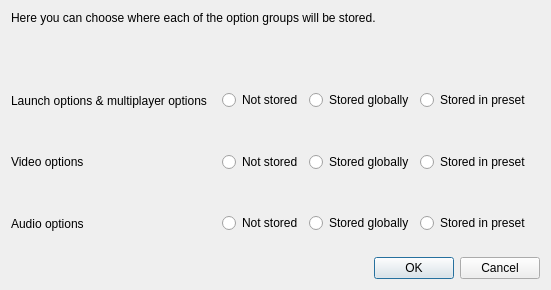
<?xml version="1.0" encoding="UTF-8"?>
<ui version="4.0">
 <class>OptionsStorageDialog</class>
 <widget class="QDialog" name="OptionsStorageDialog">
  <property name="geometry">
   <rect>
    <x>0</x>
    <y>0</y>
    <width>541</width>
    <height>290</height>
   </rect>
  </property>
  <property name="windowTitle">
   <string>Options storage</string>
  </property>
  <layout class="QGridLayout" name="gridLayout">
   <item row="3" column="0">
    <widget class="QLabel" name="label_2">
     <property name="text">
      <string>Audio options</string>
     </property>
    </widget>
   </item>
   <item row="2" column="0">
    <widget class="QLabel" name="label">
     <property name="text">
      <string>Video options</string>
     </property>
    </widget>
   </item>
   <item row="4" column="0" colspan="3">
    <widget class="QDialogButtonBox" name="buttonBox">
     <property name="orientation">
      <enum>Qt::Horizontal</enum>
     </property>
     <property name="standardButtons">
      <set>QDialogButtonBox::Cancel|QDialogButtonBox::Ok</set>
     </property>
    </widget>
   </item>
   <item row="1" column="1" colspan="2">
    <widget class="QWidget" name="widget" native="true">
     <layout class="QHBoxLayout" name="horizontalLayout">
      <item>
       <widget class="QRadioButton" name="launchBtn_none">
        <property name="toolTip">
         <string>These options will not be stored. Everytime you start the launcher, default values will be loaded.</string>
        </property>
        <property name="text">
         <string>Not stored</string>
        </property>
       </widget>
      </item>
      <item>
       <widget class="QRadioButton" name="launchBtn_global">
        <property name="toolTip">
         <string>These options will be stored in global storage (common for all presets). Everytime you start the launcher, they will be restored to the state when you closed it.</string>
        </property>
        <property name="text">
         <string>Stored globally</string>
        </property>
       </widget>
      </item>
      <item>
       <widget class="QRadioButton" name="launchBtn_preset">
        <property name="toolTip">
         <string>Each preset will have its own options. Everytime you select a preset, these options will be restored from it.</string>
        </property>
        <property name="text">
         <string>Stored in preset</string>
        </property>
       </widget>
      </item>
     </layout>
    </widget>
   </item>
   <item row="0" column="0" colspan="3">
    <widget class="QLabel" name="descriptionLabel">
     <property name="minimumSize">
      <size>
       <width>0</width>
       <height>22</height>
      </size>
     </property>
     <property name="text">
      <string>Here you can choose where each of the option groups will be stored.</string>
     </property>
     <property name="alignment">
      <set>Qt::AlignLeading|Qt::AlignLeft|Qt::AlignTop</set>
     </property>
    </widget>
   </item>
   <item row="3" column="1" colspan="2">
    <widget class="QWidget" name="widget_5" native="true">
     <layout class="QHBoxLayout" name="horizontalLayout_5">
      <item>
       <widget class="QRadioButton" name="audioBtn_none">
        <property name="toolTip">
         <string>These options will not be stored. Everytime you start the launcher, default values will be loaded.</string>
        </property>
        <property name="text">
         <string>Not stored</string>
        </property>
       </widget>
      </item>
      <item>
       <widget class="QRadioButton" name="audioBtn_global">
        <property name="toolTip">
         <string>These options will be stored in global storage (common for all presets). Everytime you start the launcher, they will be restored to the state when you closed it.</string>
        </property>
        <property name="text">
         <string>Stored globally</string>
        </property>
       </widget>
      </item>
      <item>
       <widget class="QRadioButton" name="audioBtn_preset">
        <property name="toolTip">
         <string>Each preset will have its own options. Everytime you select a preset, these options will be restored from it.</string>
        </property>
        <property name="text">
         <string>Stored in preset</string>
        </property>
       </widget>
      </item>
     </layout>
    </widget>
   </item>
   <item row="2" column="1" colspan="2">
    <widget class="QWidget" name="widget_4" native="true">
     <property name="toolTip">
      <string>Each preset will have its own options. Everytime you select a preset, these options will be restored from it.</string>
     </property>
     <layout class="QHBoxLayout" name="horizontalLayout_4">
      <item>
       <widget class="QRadioButton" name="videoBtn_none">
        <property name="toolTip">
         <string>These options will not be stored. Everytime you start the launcher, default values will be loaded.</string>
        </property>
        <property name="text">
         <string>Not stored</string>
        </property>
       </widget>
      </item>
      <item>
       <widget class="QRadioButton" name="videoBtn_global">
        <property name="toolTip">
         <string>These options will be stored in global storage (common for all presets). Everytime you start the launcher, they will be restored to the state when you closed it.</string>
        </property>
        <property name="text">
         <string>Stored globally</string>
        </property>
       </widget>
      </item>
      <item>
       <widget class="QRadioButton" name="videoBtn_preset">
        <property name="text">
         <string>Stored in preset</string>
        </property>
       </widget>
      </item>
     </layout>
    </widget>
   </item>
   <item row="1" column="0">
    <widget class="QLabel" name="launchLabel">
     <property name="text">
      <string>Launch options &amp; multiplayer options</string>
     </property>
    </widget>
   </item>
  </layout>
 </widget>
 <resources/>
 <connections>
  <connection>
   <sender>buttonBox</sender>
   <signal>accepted()</signal>
   <receiver>OptionsStorageDialog</receiver>
   <slot>accept()</slot>
   <hints>
    <hint type="sourcelabel">
     <x>248</x>
     <y>254</y>
    </hint>
    <hint type="destinationlabel">
     <x>157</x>
     <y>274</y>
    </hint>
   </hints>
  </connection>
  <connection>
   <sender>buttonBox</sender>
   <signal>rejected()</signal>
   <receiver>OptionsStorageDialog</receiver>
   <slot>reject()</slot>
   <hints>
    <hint type="sourcelabel">
     <x>316</x>
     <y>260</y>
    </hint>
    <hint type="destinationlabel">
     <x>286</x>
     <y>274</y>
    </hint>
   </hints>
  </connection>
 </connections>
</ui>
